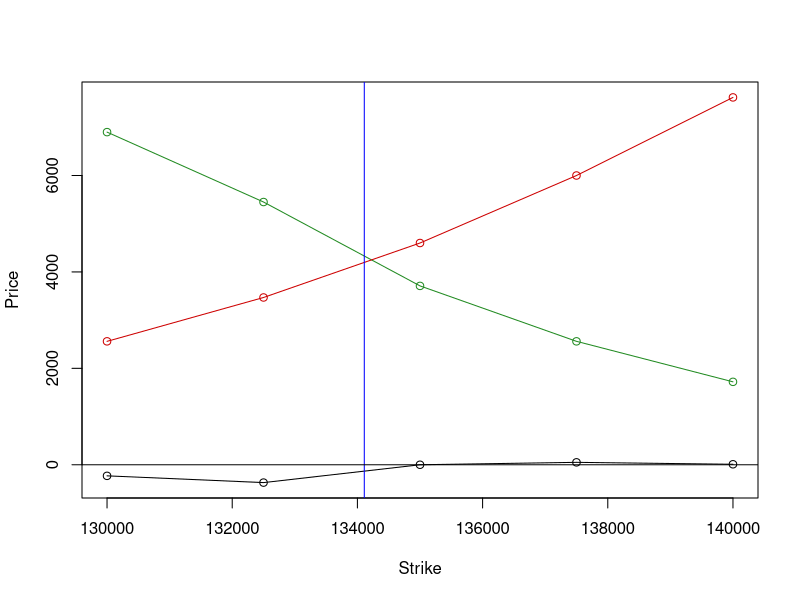

The R script that drew this image:
# asset: RIU9, expires in 56 days, price: 134110, Trade date: 24.07.2019 0:00:00
asset = 134110
expiry = 1 / 252 * 56
callStrikes = c(130000,132500,135000,137500,140000,142500,145000,150000,152500,155000,160000)
callPrices = c(6900,5450,3710,2560,1720,1200,670,230,170,90,40)
putStrikes = c(60000,100000,112500,115000,117500,120000,122500,125000,127500,130000,132500,135000,137500,140000)
putPrices = c(10,70,230,320,500,690,950,1320,1750,2560,3470,4600,6000,7620)

###############################################################################

callIndexes = match(putStrikes, callStrikes)
callIndexes = callIndexes[!is.na(callIndexes)]

n = length(callIndexes)
diff = array(n)
cPrices = array(n)
pPrices = array(n)
strikes = array(n)
S = asset

for (i in 1:length(callIndexes))
{
  i_call = callIndexes[i]
  E_call = callStrikes[i_call]
  C = callPrices[i_call]
  i_put = match(c(E_call), putStrikes)
  E_put = putStrikes[i_put]
  P = putPrices[i_put]
  
  #s[i] - calls[i] + puts[i]
  cPrices[i] = callPrices[i_call]
  pPrices[i] = putPrices[i_put]
  strikes[i] = E_call
  #s[i] - calls[i] + puts[i]
  diff[i] = S - C + P - E_call
}

xrange = range(strikes)
yrange = range(pPrices, cPrices, diff)

plot(xrange, yrange, type = "n", xlab = "Strike", ylab = "Price")

#plot(diff, type = "o")
#points(cPrices, col = "red3", type = "o")
#points(pPrices)

points(strikes, cPrices, type = "o", col = "forestgreen")
points(strikes, pPrices, type = "o", col = "red3")
points(strikes, diff, type = "o")
abline(v=S, col="blue")
abline(h=0, col="black")